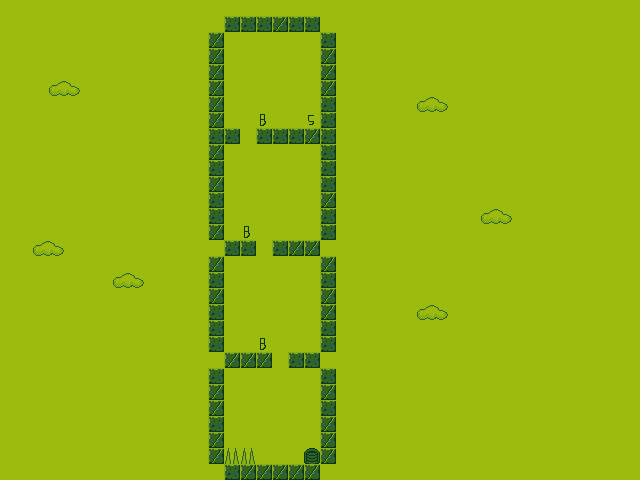

A 2D game scene composited from a Tiled map and its tileset images. What follows is a short description and the map's XML, with every tile layer's data as written:
An orthogonal 40x30 tile map with 16x16 px tiles, 1 tile layer (Tile Layer 1).

<map version="1.0" orientation="orthogonal" renderorder="right-down" width="40" height="30" tilewidth="16" tileheight="16" nextobjectid="1">
 <tileset firstgid="1" name="tiles" tilewidth="16" tileheight="16">
  <image source="tiles.png" width="128" height="128" />
 </tileset>
 <layer name="Tile Layer 1" width="40" height="30">
  <data encoding="csv">
19,19,19,19,19,19,19,19,19,19,19,19,19,19,19,19,19,19,19,19,19,19,19,19,19,19,19,19,19,19,19,19,19,19,19,19,19,19,19,19,
19,19,19,19,19,19,19,19,19,19,19,19,19,19,22,22,22,14,22,22,19,19,19,19,19,19,19,19,19,19,19,19,19,19,19,19,19,19,19,19,
19,19,19,19,19,19,19,19,19,19,19,19,19,14,19,19,19,19,19,19,22,19,19,19,19,19,19,19,19,19,19,19,19,19,19,19,19,19,19,19,
19,19,19,19,19,19,19,19,19,19,19,19,19,14,19,19,19,19,19,19,14,19,19,19,19,19,19,19,19,19,19,19,19,19,19,19,19,19,19,19,
19,19,19,19,19,19,19,19,19,19,19,19,19,14,19,19,19,19,19,19,14,19,19,19,19,19,19,19,19,19,19,19,19,19,19,19,19,19,19,19,
19,19,19,52,53,19,19,19,19,19,19,19,19,14,19,19,19,19,19,19,14,19,19,19,19,19,19,19,19,19,19,19,19,19,19,19,19,19,19,19,
19,19,19,19,19,19,19,19,19,19,19,19,19,14,19,19,19,19,19,19,22,19,19,19,19,19,52,53,19,19,19,19,19,19,19,19,19,19,19,19,
19,19,19,19,19,19,19,19,19,19,19,19,19,14,19,19,63,19,19,61,22,19,19,19,19,19,19,19,19,19,19,19,19,19,19,19,19,19,19,19,
19,19,19,19,19,19,19,19,19,19,19,19,19,22,22,19,22,22,22,14,22,19,19,19,19,19,19,19,19,19,19,19,19,19,19,19,19,19,19,19,
19,19,19,19,19,19,19,19,19,19,19,19,19,14,19,19,19,19,19,19,22,19,19,19,19,19,19,19,19,19,19,19,19,19,19,19,19,19,19,19,
19,19,19,19,19,19,19,19,19,19,19,19,19,22,19,19,19,19,19,19,22,19,19,19,19,19,19,19,19,19,19,19,19,19,19,19,19,19,19,19,
19,19,19,19,19,19,19,19,19,19,19,19,19,14,19,19,19,19,19,19,22,19,19,19,19,19,19,19,19,19,19,19,19,19,19,19,19,19,19,19,
19,19,19,19,19,19,19,19,19,19,19,19,19,22,19,19,19,19,19,19,14,19,19,19,19,19,19,19,19,19,19,19,19,19,19,19,19,19,19,19,
19,19,19,19,19,19,19,19,19,19,19,19,19,22,19,19,19,19,19,19,22,19,19,19,19,19,19,19,19,19,52,53,19,19,19,19,19,19,19,19,
19,19,19,19,19,19,19,19,19,19,19,19,19,14,19,63,19,19,19,19,22,19,19,19,19,19,19,19,19,19,19,19,19,19,19,19,19,19,19,19,
19,19,52,53,19,19,19,19,19,19,19,19,19,19,22,22,19,22,14,14,19,19,19,19,19,19,19,19,19,19,19,19,19,19,19,19,19,19,19,19,
19,19,19,19,19,19,19,19,19,19,19,19,19,14,19,19,19,19,19,19,14,19,19,19,19,19,19,19,19,19,19,19,19,19,19,19,19,19,19,19,
19,19,19,19,19,19,19,52,53,19,19,19,19,22,19,19,19,19,19,19,22,19,19,19,19,19,19,19,19,19,19,19,19,19,19,19,19,19,19,19,
19,19,19,19,19,19,19,19,19,19,19,19,19,14,19,19,19,19,19,19,14,19,19,19,19,19,19,19,19,19,19,19,19,19,19,19,19,19,19,19,
19,19,19,19,19,19,19,19,19,19,19,19,19,22,19,19,19,19,19,19,14,19,19,19,19,19,52,53,19,19,19,19,19,19,19,19,19,19,19,19,
19,19,19,19,19,19,19,19,19,19,19,19,19,22,19,19,19,19,19,19,22,19,19,19,19,19,19,19,19,19,19,19,19,19,19,19,19,19,19,19,
19,19,19,19,19,19,19,19,19,19,19,19,19,22,19,19,63,19,19,19,22,19,19,19,19,19,19,19,19,19,19,19,19,19,19,19,19,19,19,19,
19,19,19,19,19,19,19,19,19,19,19,19,19,19,14,14,14,19,22,22,19,19,19,19,19,19,19,19,19,19,19,19,19,19,19,19,19,19,19,19,
19,19,19,19,19,19,19,19,19,19,19,19,19,22,19,19,19,19,19,19,22,19,19,19,19,19,19,19,19,19,19,19,19,19,19,19,19,19,19,19,
19,19,19,19,19,19,19,19,19,19,19,19,19,14,19,19,19,19,19,19,14,19,19,19,19,19,19,19,19,19,19,19,19,19,19,19,19,19,19,19,
19,19,19,19,19,19,19,19,19,19,19,19,19,14,19,19,19,19,19,19,22,19,19,19,19,19,19,19,19,19,19,19,19,19,19,19,19,19,19,19,
19,19,19,19,19,19,19,19,19,19,19,19,19,22,19,19,19,19,19,19,14,19,19,19,19,19,19,19,19,19,19,19,19,19,19,19,19,19,19,19,
19,19,19,19,19,19,19,19,19,19,19,19,19,14,19,19,19,19,19,19,14,19,19,19,19,19,19,19,19,19,19,19,19,19,19,19,19,19,19,19,
19,19,19,19,19,19,19,19,19,19,19,19,19,14,46,46,19,19,19,48,14,19,19,19,19,19,19,19,19,19,19,19,19,19,19,19,19,19,19,19,
19,19,19,19,19,19,19,19,19,19,19,19,19,19,22,14,14,14,14,14,19,19,19,19,19,19,19,19,19,19,19,19,19,19,19,19,19,19,19,19
</data>
 </layer>
</map>
